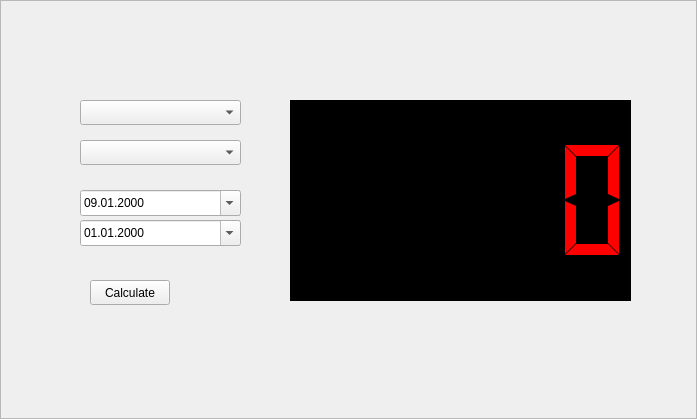
<?xml version="1.0" encoding="UTF-8"?>
<ui version="4.0">
 <class>StatViewer</class>
 <widget class="QFrame" name="StatViewer">
  <property name="geometry">
   <rect>
    <x>0</x>
    <y>0</y>
    <width>697</width>
    <height>419</height>
   </rect>
  </property>
  <property name="windowTitle">
   <string>Frame</string>
  </property>
  <property name="frameShape">
   <enum>QFrame::StyledPanel</enum>
  </property>
  <property name="frameShadow">
   <enum>QFrame::Raised</enum>
  </property>
  <widget class="QDateEdit" name="dateEdit">
   <property name="geometry">
    <rect>
     <x>80</x>
     <y>190</y>
     <width>161</width>
     <height>26</height>
    </rect>
   </property>
   <property name="dateTime">
    <datetime>
     <hour>0</hour>
     <minute>0</minute>
     <second>0</second>
     <year>2000</year>
     <month>1</month>
     <day>9</day>
    </datetime>
   </property>
   <property name="displayFormat">
    <string>dd.MM.yyyy</string>
   </property>
   <property name="calendarPopup">
    <bool>true</bool>
   </property>
  </widget>
  <widget class="QDateEdit" name="dateEdit_2">
   <property name="geometry">
    <rect>
     <x>80</x>
     <y>220</y>
     <width>161</width>
     <height>26</height>
    </rect>
   </property>
   <property name="displayFormat">
    <string>dd.MM.yyyy</string>
   </property>
   <property name="calendarPopup">
    <bool>true</bool>
   </property>
  </widget>
  <widget class="QComboBox" name="comboBox">
   <property name="geometry">
    <rect>
     <x>80</x>
     <y>100</y>
     <width>161</width>
     <height>25</height>
    </rect>
   </property>
  </widget>
  <widget class="QPushButton" name="pushButton">
   <property name="geometry">
    <rect>
     <x>90</x>
     <y>280</y>
     <width>80</width>
     <height>25</height>
    </rect>
   </property>
   <property name="text">
    <string>Calculate</string>
   </property>
  </widget>
  <widget class="QComboBox" name="comboBox_2">
   <property name="geometry">
    <rect>
     <x>80</x>
     <y>140</y>
     <width>161</width>
     <height>25</height>
    </rect>
   </property>
  </widget>
  <widget class="QLCDNumber" name="lcdNumber">
   <property name="geometry">
    <rect>
     <x>290</x>
     <y>100</y>
     <width>341</width>
     <height>201</height>
    </rect>
   </property>
   <property name="styleSheet">
    <string notr="true">background-color:black; color:red</string>
   </property>
   <property name="frameShape">
    <enum>QFrame::StyledPanel</enum>
   </property>
   <property name="frameShadow">
    <enum>QFrame::Sunken</enum>
   </property>
   <property name="segmentStyle">
    <enum>QLCDNumber::Flat</enum>
   </property>
  </widget>
 </widget>
 <resources/>
 <connections/>
</ui>
